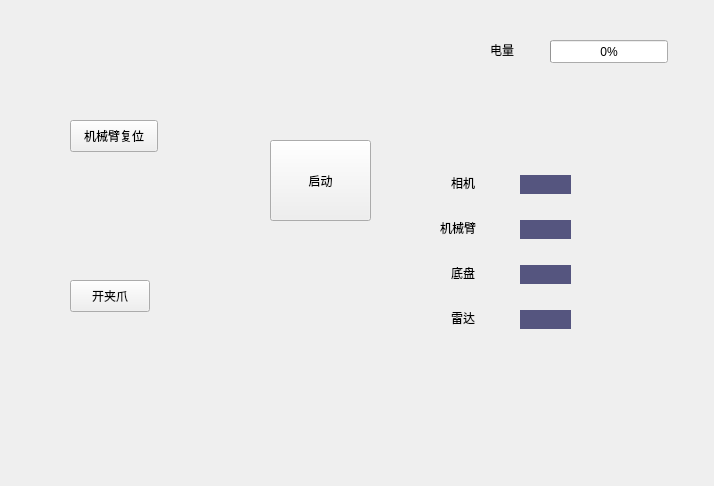
<?xml version="1.0" encoding="UTF-8"?>
<ui version="4.0">
 <class>Form</class>
 <widget class="QWidget" name="Form">
  <property name="geometry">
   <rect>
    <x>0</x>
    <y>0</y>
    <width>714</width>
    <height>486</height>
   </rect>
  </property>
  <property name="windowTitle">
   <string>Form</string>
  </property>
  <widget class="QLabel" name="label_error_messages">
   <property name="geometry">
    <rect>
     <x>90</x>
     <y>410</y>
     <width>461</width>
     <height>31</height>
    </rect>
   </property>
   <property name="text">
    <string/>
   </property>
  </widget>
  <widget class="QLabel" name="label_5">
   <property name="geometry">
    <rect>
     <x>451</x>
     <y>306</y>
     <width>32</width>
     <height>24</height>
    </rect>
   </property>
   <property name="text">
    <string>雷达</string>
   </property>
  </widget>
  <widget class="QLabel" name="label_3">
   <property name="geometry">
    <rect>
     <x>440</x>
     <y>216</y>
     <width>48</width>
     <height>24</height>
    </rect>
   </property>
   <property name="text">
    <string>机械臂</string>
   </property>
  </widget>
  <widget class="QPushButton" name="pushButton_2">
   <property name="geometry">
    <rect>
     <x>70</x>
     <y>120</y>
     <width>88</width>
     <height>32</height>
    </rect>
   </property>
   <property name="text">
    <string>机械臂复位</string>
   </property>
  </widget>
  <widget class="QLabel" name="label_2">
   <property name="geometry">
    <rect>
     <x>451</x>
     <y>171</y>
     <width>32</width>
     <height>24</height>
    </rect>
   </property>
   <property name="text">
    <string>相机</string>
   </property>
  </widget>
  <widget class="QLabel" name="label_4">
   <property name="geometry">
    <rect>
     <x>451</x>
     <y>261</y>
     <width>32</width>
     <height>24</height>
    </rect>
   </property>
   <property name="text">
    <string>底盘</string>
   </property>
  </widget>
  <widget class="QLabel" name="label_platform">
   <property name="geometry">
    <rect>
     <x>520</x>
     <y>265</y>
     <width>51</width>
     <height>19</height>
    </rect>
   </property>
   <property name="styleSheet">
    <string notr="true">background-color: rgb(85, 85, 127);</string>
   </property>
   <property name="text">
    <string/>
   </property>
  </widget>
  <widget class="QLabel" name="label_arm">
   <property name="geometry">
    <rect>
     <x>520</x>
     <y>220</y>
     <width>51</width>
     <height>19</height>
    </rect>
   </property>
   <property name="styleSheet">
    <string notr="true">background-color: rgb(85, 85, 127);</string>
   </property>
   <property name="text">
    <string/>
   </property>
  </widget>
  <widget class="QLabel" name="label_camera">
   <property name="geometry">
    <rect>
     <x>520</x>
     <y>175</y>
     <width>51</width>
     <height>19</height>
    </rect>
   </property>
   <property name="styleSheet">
    <string notr="true">background-color: rgb(85, 85, 127);
border-radius:10px;</string>
   </property>
   <property name="text">
    <string/>
   </property>
  </widget>
  <widget class="QPushButton" name="pushButton_3">
   <property name="geometry">
    <rect>
     <x>70</x>
     <y>280</y>
     <width>80</width>
     <height>32</height>
    </rect>
   </property>
   <property name="text">
    <string>开夹爪</string>
   </property>
  </widget>
  <widget class="QLabel" name="label_radar">
   <property name="geometry">
    <rect>
     <x>520</x>
     <y>310</y>
     <width>51</width>
     <height>19</height>
    </rect>
   </property>
   <property name="styleSheet">
    <string notr="true">background-color: rgb(85, 85, 127);</string>
   </property>
   <property name="text">
    <string/>
   </property>
  </widget>
  <widget class="QPushButton" name="pushButton">
   <property name="geometry">
    <rect>
     <x>270</x>
     <y>140</y>
     <width>101</width>
     <height>81</height>
    </rect>
   </property>
   <property name="text">
    <string>启动</string>
   </property>
  </widget>
  <widget class="QProgressBar" name="progressBar">
   <property name="geometry">
    <rect>
     <x>550</x>
     <y>40</y>
     <width>118</width>
     <height>23</height>
    </rect>
   </property>
   <property name="minimum">
    <number>-1</number>
   </property>
   <property name="value">
    <number>-1</number>
   </property>
  </widget>
  <widget class="QLabel" name="label">
   <property name="geometry">
    <rect>
     <x>490</x>
     <y>40</y>
     <width>41</width>
     <height>19</height>
    </rect>
   </property>
   <property name="text">
    <string>电量</string>
   </property>
  </widget>
 </widget>
 <resources/>
 <connections>
  <connection>
   <sender>pushButton</sender>
   <signal>clicked(bool)</signal>
   <receiver>Form</receiver>
   <slot>StartStop()</slot>
   <hints>
    <hint type="sourcelabel">
     <x>126</x>
     <y>160</y>
    </hint>
    <hint type="destinationlabel">
     <x>441</x>
     <y>312</y>
    </hint>
   </hints>
  </connection>
  <connection>
   <sender>pushButton_2</sender>
   <signal>clicked()</signal>
   <receiver>Form</receiver>
   <slot>ArmRest()</slot>
   <hints>
    <hint type="sourcelabel">
     <x>145</x>
     <y>364</y>
    </hint>
    <hint type="destinationlabel">
     <x>329</x>
     <y>383</y>
    </hint>
   </hints>
  </connection>
  <connection>
   <sender>pushButton_3</sender>
   <signal>clicked()</signal>
   <receiver>Form</receiver>
   <slot>Grip()</slot>
   <hints>
    <hint type="sourcelabel">
     <x>144</x>
     <y>454</y>
    </hint>
    <hint type="destinationlabel">
     <x>342</x>
     <y>490</y>
    </hint>
   </hints>
  </connection>
 </connections>
 <slots>
  <slot>StartStop()</slot>
  <slot>ArmRest()</slot>
  <slot>Grip()</slot>
 </slots>
</ui>
